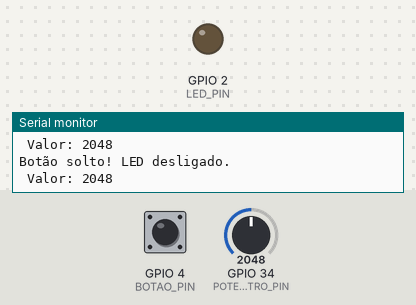
The program below on a simulated ESP32. Parts: output pins drawn as LEDs (lit = HIGH), the last lines printed to the serial monitor. Inputs (shaded band) come from the test bench; at power-on: GPIO 4 (BOTAO_PIN) HIGH, GPIO 34 (POTECIOMENTRO_PIN) = 2048.

Above: at 1.3 s.
1.4 s: GPIO 4 (BOTAO_PIN) pulled LOW for 0.6 s
At 1.9 s:
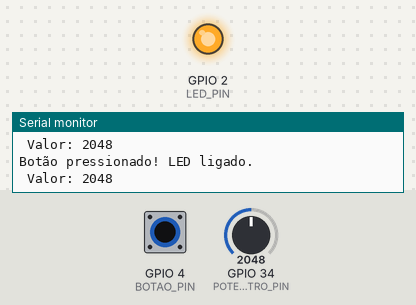
3.5 s: GPIO 4 (BOTAO_PIN) pulled LOW for 3.2 s
At 7.8 s:
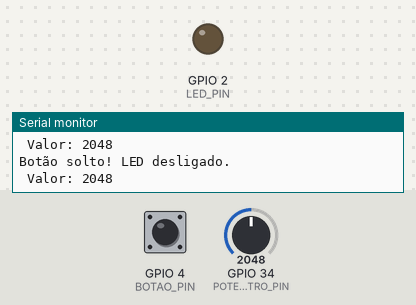
Timing chart, 0 to 9.3 s (numbered marks = the images above; inputs shaded):
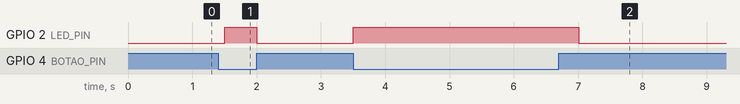

Measured:
- after the input at 1.4 s, GPIO 2 (LED_PIN): LOW → HIGH after 0.10 s, → LOW 0.50 s later
- after the input at 3.5 s, GPIO 2 (LED_PIN): LOW → HIGH at once, → LOW 3.5 s later

The program:

main.cpp
```cpp
#include <Arduino.h>

// A maioria das placas ESP32 usa o pino 2 para o LED interno.
// Se a sua não acender, tente mudar para o pino 5 ou 18.
#define LED_PIN 2
#define BOTAO_PIN 4
#define POTECIOMENTRO_PIN 34

int sensorValue = 0; // Variável para armazenar o valor lido do potenciômetro
float voltage; // Variável para armazenar a tensão calculada

void setup() {
    // Configura o pino do LED como saída
    pinMode(LED_PIN, OUTPUT);
    pinMode(BOTAO_PIN, INPUT_PULLUP);
    pinMode(POTECIOMENTRO_PIN, INPUT);
    Serial.begin(115200);
    Serial.println("Sistema iniciado. Piscando LED...");
}

void loop() {
    // Liga o LED (HIGH é o nível de tensão alto)
    if(digitalRead(BOTAO_PIN) == LOW){
        Serial.println("Botão pressionado! LED ligado.");
        digitalWrite(LED_PIN, HIGH);
    } else {
        Serial.println("Botão solto! LED desligado.");
        digitalWrite(LED_PIN, LOW);
    }

sensorValue = analogRead(POTECIOMENTRO_PIN); // leitura da entrada analógica A0
//voltage = sensorValue * (3.3 / 1024); // cálculo da tensão
//Serial.print("Tensão do potenciometro: "); // imprime no monitor serial
//Serial.print(voltage); // imprime a tensão
 Serial.print(" Valor: "); // imprime no monitor serial
Serial.println(sensorValue); // imprime o valor
delay(500); // atraso de 500 milisegundos

}
```
